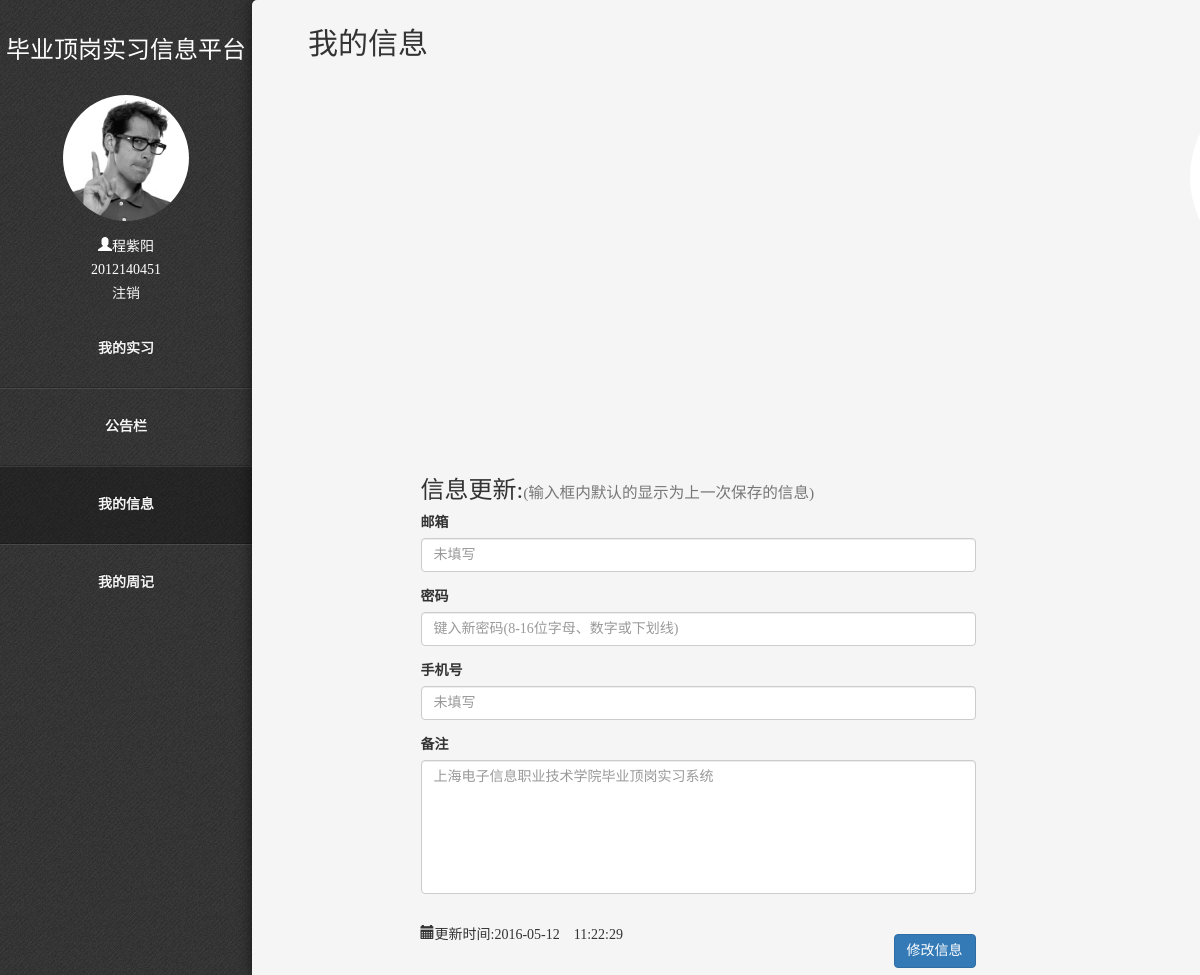
Page /student/info.php (signed in) on the committed database.
### tables this page shows
CREATE TABLE IF NOT EXISTS `user` (
  `id` int(11) NOT NULL AUTO_INCREMENT,
  `u_id` varchar(11) NOT NULL,
  `u_role_id` varchar(10) NOT NULL,
  `u_name` varchar(20) NOT NULL,
  `u_sex` char(2) NOT NULL,
  `u_pwd` varchar(60) DEFAULT 'e10adc3949ba59abbe56e057f20f883e',
  `u_email` varchar(20) NOT NULL DEFAULT '未填写',
  `u_phone` varchar(15) NOT NULL DEFAULT '未填写',
  `u_dept_id` varchar(11) NOT NULL,
  `u_dept_name` varchar(20) NOT NULL,
  `u_superior_id` varchar(11) NOT NULL COMMENT '上级',
  `u_class_name` varchar(20) NOT NULL,
  `u_headpic` varchar(60) DEFAULT '../userimg/default.png',
  `u_remark` varchar(200) DEFAULT NULL COMMENT '备注信息',
  `u_status` tinyint(1) DEFAULT '1',
  `u_renew_time` datetime DEFAULT NULL,
  `u_lasted_login` datetime DEFAULT NULL,
  PRIMARY KEY (`id`),
  UNIQUE KEY `u_id` (`u_id`)
);

### student/islogin.php (called while the page is built, shortened)
<?php
    if (isset($_SESSION['user_id'])) {
       $name = $_SESSION['user_id'];
    }else{
      echo "<script>alert('请先登录');window.location.href='../index.html';</script>";
    }
    require_once("../login/connmysql.php");
    $sql = "select * from user where u_id='$name'";
    $res = $db->query($sql);
    if ($res) {
    	$rows = $res->fetch_assoc();
        $username = $rows['u_name'];
	    $headpic = $rows['u_headpic'];
        $email = $rows['u_email'];
        $phone = $rows['u_phone'];
        $renewtime = $rows['u_renew_time'];
    }else{
    	echo "<script>alert('Error!');history.go(-1);</script>";
    }
?>

### student/info.php (the view, shortened to what this page needs)
<!DOCTYPE html>
<html lang="zh_CN">
  <head>
    <link rel="stylesheet" href="../css/styles.css">
    <link rel="stylesheet" href="../css/dropdown-min.css">
    <link rel="stylesheet" href="../css/bootstrap.css">
  </head>
  <body>
  <?php
    require_once("islogin.php");
    $tsql = "select * from user where u_id=$teacher";
    $rest = $db->query($tsql);
    for($i=0;$rs=$rest->fetch_assoc();$i++){
        $teach[$i]=$rs;
        $tid = $teach[$i]['u_id'];
        $tname = $teach[$i]['u_name'];
        $temail = $teach[$i]['u_email'];
        $tphone = $teach[$i]['u_phone'];
    }
  ?>
  <div role="navigation" id="foo" class="nav-collapse">
    <p class="title">毕业顶岗实习信息平台</p>
      <div class="user-panel">
        <div class="image">
          <img src="<?= $headpic?>" class="img-circle headpic" alt="User Image">
        </div>
        <div class="info">
          <p><i class="glyphicon glyphicon-user"><?= $username?></i></p>
          <p><?= $name?></p><p><a href="../login/logout.php">注销</a></p>
        </div>
      </div>
      <ul>
        <li><a href="student.php">我的实习</a></li>
        <li><a href="noticeshow.php?showid=1">公告栏</a></li>
        <li class="active"><a href="info.php">我的信息</a></li>
        <li><a href="mynote.php?noteid=1">我的周记</a></li>
      </ul>
    </div>
    <div role="main" class="main">
      <h2>我的信息</h2>
      <div class="container" id="registered" style="margin-top: 60px;">
        <div class="row">
          <div class="col-md-3 avatar" style="text-align: center;">
            <img src="<?= $headpic?>" alt="" width="200px" height="200px" class="img-circle">
            <p>编号:<?= $name?><p>
            <p>最近一次登录时间:</p>
            <p>指导教师：<?= $tname?>(<?= $tid?>)</p>
            <p>邮箱：<?= $temail?></p>
            <p>手机号：<?= $tphone?></p>
          </div>
          <div class="col-md-1" style="">
          </div>
          <div class="col-md-6" style="">
             <h3>信息更新:<small>(输入框内默认的显示为上一次保存的信息)</small></h3>
            <form action="renew.php?renewid=<?= $name?>" method="post" onsubmit="return chk(this)">
              <div class="form-group">
                <label for="Email">邮箱</label>
                <input type="email" class="form-control" name="email" id="Email" placeholder="<?= $email?>">
              </div>
              <div class="form-group">
                <label for="Password1">密码</label>
                <input type="text" class="form-control" name="password" id="password" maxlength="16" placeholder="键入新密码(8-16位字母、数字或下划线)" onkeyup="value=value.replace(/[\W]/g,'')">
              </div>
               <div class="form-group">
                <label for="tel">手机号</label>
                <input type="tel" class="form-control" name="phone" id="phone" placeholder="<?= $phone?>" onkeyup="value=value.replace(/[^\d]/g,'')" maxlength="11">
              </div>
              <div class="form-group">
                <label for="remarks">备注</label>
                <textarea class="form-control" id="remarks" name="remark" rows="6"  placeholder="上海电子信息职业技术学院毕业顶岗实习系统" style="resize: none;" maxlength="200"><?= $remark?></textarea>
              </div>
              <div class="row" id="editor_info" style="margin-top:30px;">
                <div class="col-md-6">
                  <span class="glyphicon glyphicon-calendar">更新时间:<?= $renewtime?></span>
                </div>
                <div class="col-md-6" style="text-align: right;"><p></p>
                  <input type="submit" name="renew" class="btn btn-primary" value="修改信息">
                </div>
              </div>
            </form>
          </div>
          <div class="col-md-2" style="">
          </div>
        </div>
      </div>
    </div>
  </body>
</html>

### css/styles.css (style rules this page uses)
body,div, h1,h2,p, ol,ul,li { margin: 0; padding: 0; border: 0; font-family: "Microsoft YaHei" ! important; list-style-type: none; text-decoration: none; }
html, body { min-height: 100%; }
body { min-width: 290px; -webkit-font-smoothing: antialiased; -webkit-text-size-adjust: 100%; -ms-text-size-adjust: 100%; text-size-adjust: 100%; background: #444 url("../img/debut_dark.png") repeat; color: #666; font: normal 100%/1.5 "Helvetica Neue", Helvetica, Arial, sans-serif; }
h2 { float: left; width: 100%; font-size: 1.5em; color: #222; margin: 1em 0 .5em; }
p { float: left; width: 100%; margin-bottom: 1em; }
#foo a { color: #f4f4f4; }
.title { height: 50px; color: #fff; font-size: 24px; line-height: 50px; text-align: center; margin-top: 25px; }
.main { -webkit-box-sizing: border-box; -moz-box-sizing: border-box; box-sizing: border-box; -webkit-overflow-scrolling: touch; padding: 0.5em 4em; position: fixed; overflow: hidden; overflow-y: scroll; border-top-left-radius: 5px; box-shadow: 0 0 15px rgba(0,0,0, .6); top:0px; right: 0; bottom: 0; width: 76%; background: #f5f5f5; }
.nav-collapse { position: absolute; width: 24%; top: 0px; left: 0; }
.user-panel { position: relative; width: 100%; padding-top: 10px; overflow: hidden; color:white; }
.user-panel>.image { width: 50%; max-width: 150px; margin: 0 25%; height: auto; }
.user-panel>.image>img { width: 100%; }
.user-panel>.info { padding: 15px; line-height: 1; text-align: center; }
.nav-collapse ul { display: block; width: 100%; list-style: none; }
.nav-collapse li { width: 100%; display: block; }
.nav-collapse li a { width: 100%; text-align: center; }
.nav-collapse li a { color: #aaa; font-weight: bold; -webkit-box-sizing: border-box; -moz-box-sizing: border-box; box-sizing: border-box; -webkit-transition: background .3s ease; -moz-transition: background .3s ease; transition: background .3s ease; text-shadow: 0 -1px rgba(0,0,0, .5); border-bottom: 1px solid rgba(0,0,0, .2); border-top: 1px solid rgba(255,255,255, .1); display: block; padding: 2em 2em; width: 100%; }
.nav-collapse .active a { color: #fff; background: rgba(0,0,0, .3) }
.nav-collapse li:first-child a { border-top: 0 }
.nav-collapse li:last-child a { border-bottom: 0 }
@media screen and (min-width: 769px) { .nav-collapse { width: 18em } }
@media screen and (min-width: 769px) { .main { width: auto; left: 18em } }

### rows in the picture
user: u_headpic (placeholder picture), u_name "程紫阳", email "未填写", phone "未填写", u_renew_time "2016-05-12 11:22:29"

### other values in the picture
$name "2012140451"
